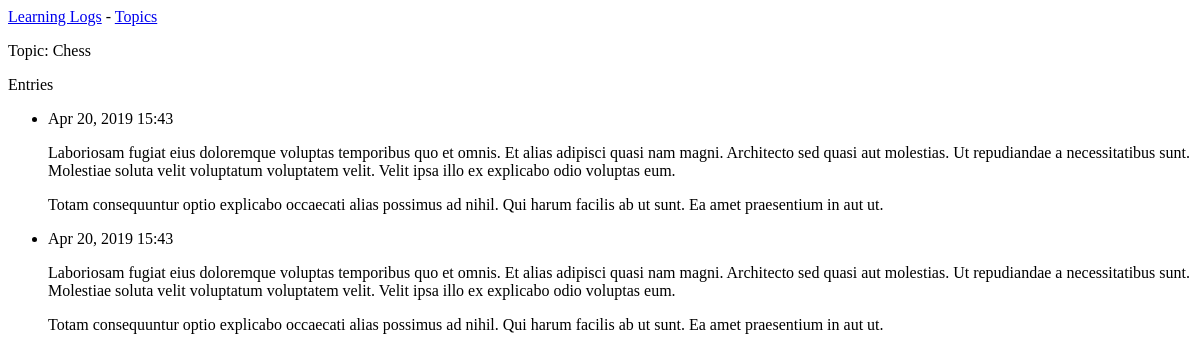
The app's page /topics/1/, older data.
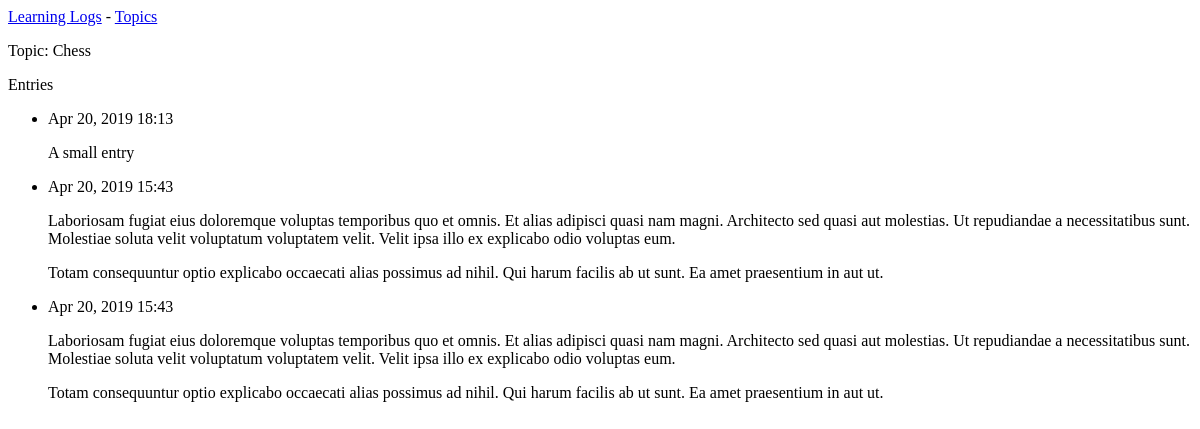
The same page, newer data.
### learning_logs/models.py (models this page shows, shortened)
class Topic(models.Model):
    text = models.CharField(max_length=200)
    date_added = models.DateTimeField(auto_now_add=True)
    def __str__(self):
        return self.text

class Entry(models.Model):
    topic = models.ForeignKey(Topic, on_delete=models.CASCADE)
    text = models.TextField()
    date_added = models.DateTimeField(auto_now_add=True)
    class Meta:
        verbose_name_plural = 'entries'

### learning_logs/views.py (the view)
# urls.py: path('topics/<int:topic_id>/', views.topic, name='topic'),
def topic(request, topic_id):
    topic = Topic.objects.get(id = topic_id)
    entries = topic.entry_set.order_by('-date_added')
    context = {'topic':topic, 'entries':entries}
    return render(request, 'learning_logs/topic.html', context)

### learning_logs/templates/learning_logs/topic.html
{% extends 'learning_logs/base.html' %}
{% block content %}
<p>Topic: {{ topic }}</p>
<p>Entries</p>
<ul>
  {% for entry in entries %}
  <li>
    <p>{{ entry.date_added|date:'M d, Y H:i' }}</p>
    <p>{{ entry.text|linebreaks }}</p>
  </li>
  {% empty %}
  <li>There are no entries for {{ topic }} yet</li>
  {% endfor %}
</ul>
{% endblock content %}

### learning_logs/templates/learning_logs/base.html
<p>
  <a href="{% url 'learning_logs:index' %}">Learning Logs</a> -
  <a href = "{% url 'learning_logs:topics' %}">Topics</a>
</p>
{% block content %} {% endblock content %}

Row changes from the older to the newer data that the page shows:
added Entry: date_added "Apr 20, 2019 18:13", text "A small entry"
